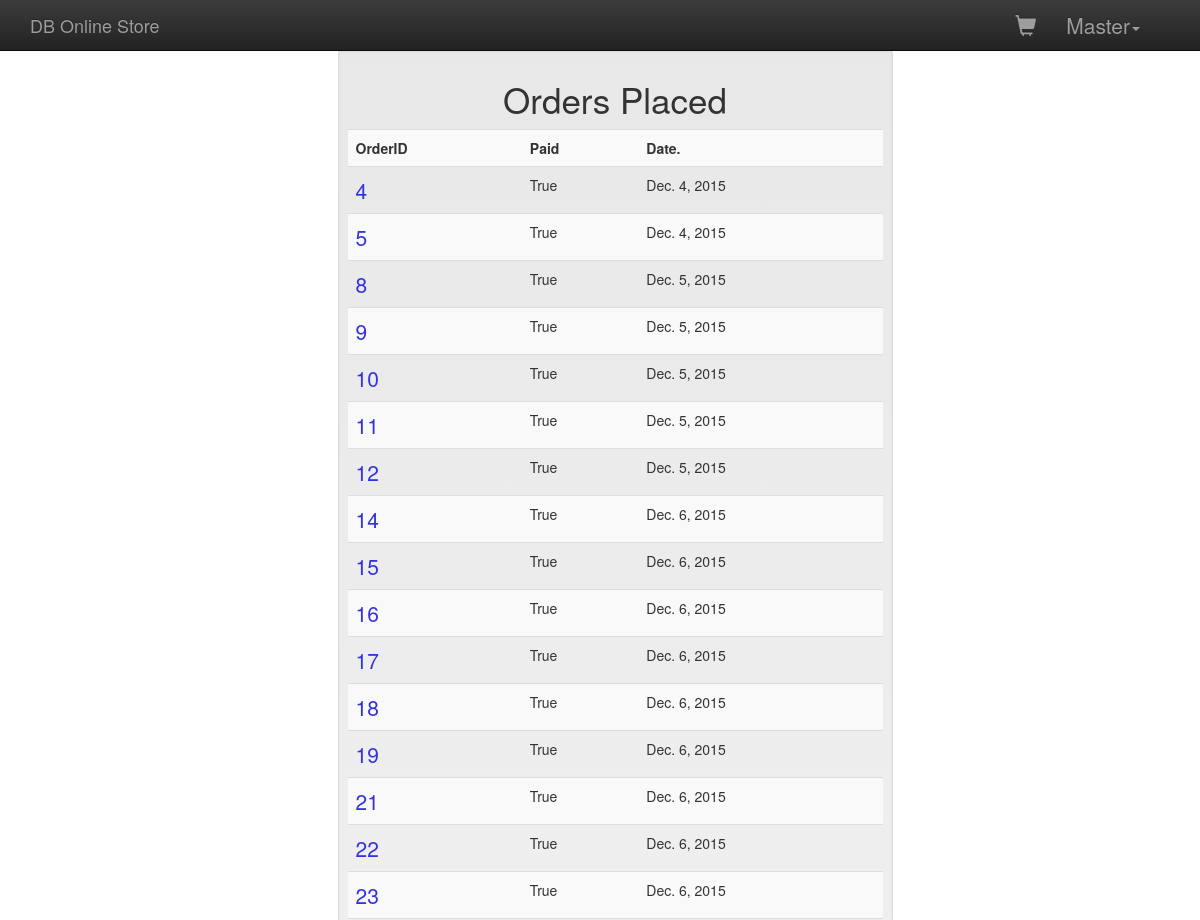
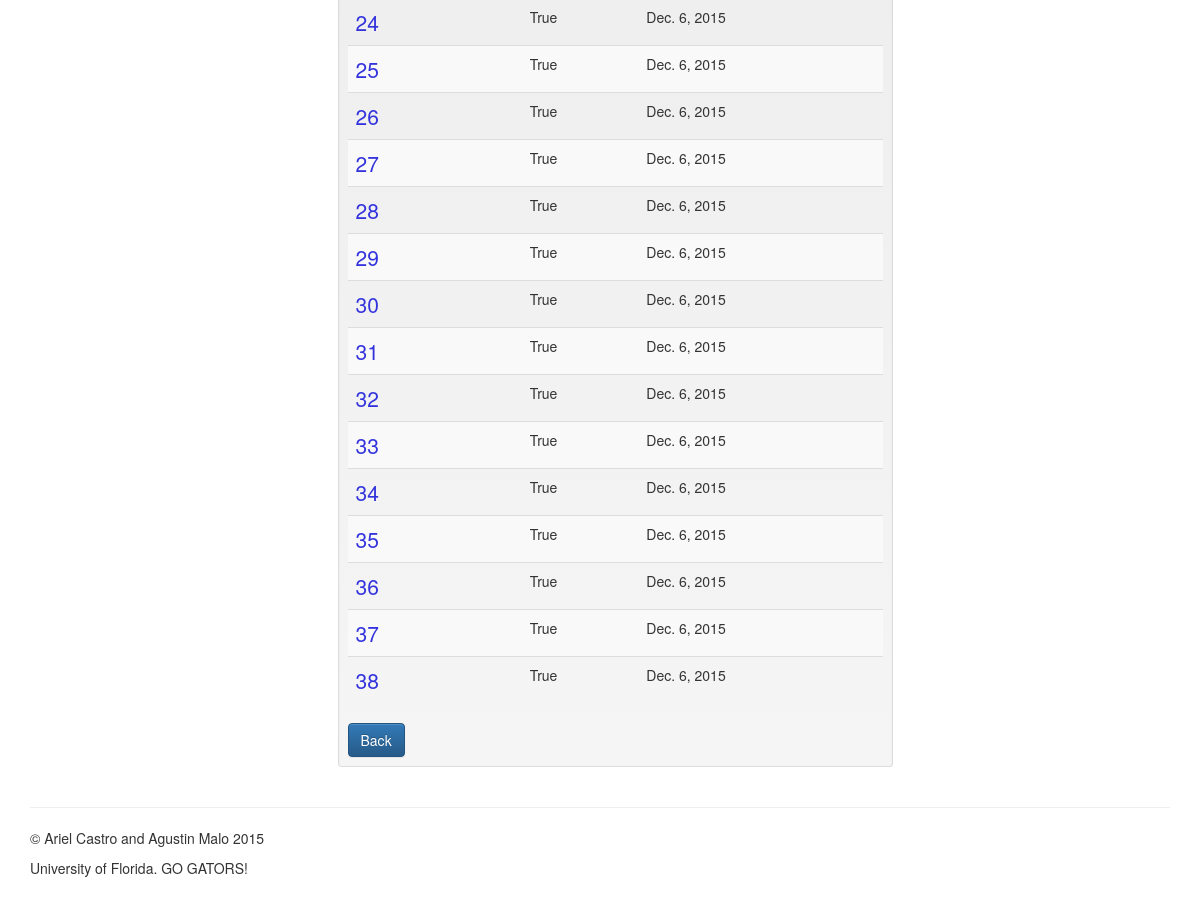
/account/orders/ (signed in), run on the app's committed database (2 pictures, top to bottom).
### main_store/models.py (models this page shows, shortened)
class OrderRelation(models.Model):
    order = models.ForeignKey('Order')
    user = models.ForeignKey('accounts.UserProfile')

class Order(models.Model):
    date = models.DateField(auto_now=False, auto_now_add=True)
    paid = models.BooleanField(default=1)

### accounts/views.py (the view)
# urls.py: url(r'^account/orders/$', accountsViews.orders, name='orders'),
@login_required
def orders(request):
    inventoryErrorMessage = ""
    current_user = request.user
    user_id = current_user.id
    user_profile = UserProfile.objects.get(user_id=user_id)
    if request.method == 'POST':
        print "IN order POST"
        cartCollection = Cart.objects.filter(user_id=user_profile.id)
        noInventoryIssue = True;
        for cart in cartCollection:
            product_id = cart.product_id
            invProduct = Product.objects.get(id=product_id)
            print " cart " + `cart.quantity`
            print " stock " + `invProduct.stock_quantity`
            if cart.quantity > invProduct.stock_quantity:
                noInventoryIssue = False;
                inventoryErrorMessage = cart.product.name
        if cartCollection and noInventoryIssue:
            newOrder = Order()
            print newOrder.date
            print newOrder.paid
            newOrder.save()
            orderRelation = OrderRelation(order_id=newOrder.id, user_id=user_profile.id)
            orderRelation.save()
            for cart in cartCollection:
                product_id = cart.product_id
                invProduct = Product.objects.get(id=product_id)
                in_stock = invProduct.stock_quantity
                order_quantity = cart.quantity
                in_stock -= order_quantity
                invProduct.stock_quantity = in_stock
                invProduct.save()
                containRelationship= Contain(quantity=cart.quantity, order_id=newOrder.id, product_id=cart.product_id)
                containRelationship.save()
                cart.delete()
        else:
            Cart.objects.all().delete()
        orders = OrderRelation.objects.filter(user_id=user_profile.id)
    else:
        print "IN order get"
        orders = OrderRelation.objects.filter(user_id=user_profile.id)
    return render(request, 'accounts/orders.html', {
        'orders': orders,
        'inventoryErrorMessage': inventoryErrorMessage,
    })

### db_online_store/templates/accounts/orders.html (shortened to what this page needs)
{% extends "base.html" %}
{% block content %}
<div class="container">
    <div class="row">
        <div class="col-sm-3 col-md-3"></div>
        <div class="col-xs-12 col-sm-6 col-md-6">
            <div class="well well-sm">
                <h2 class="text-center">Orders Placed</h2>
                <table class="table table-striped">
                <tr>
                    <th>OrderID</th>
                    <th>Paid</th>
                    <th>Date.</th>
                </tr>
                {% for orderRelation in orders %}
                <tr>
                    <td ><a href="{% url 'order_detail' orderRelation.order.id %}">{{ orderRelation.order.id }}</a></td>
                    <td>{{ orderRelation.order.paid }}</td>
                    <td>{{ orderRelation.order.date}}</td>
                </tr>
                {% endfor %}
                </table>
                <div class="btn-group">
                            <a href="{% url 'account' %}" type="button" class="btn btn-primary">Back</a>
                </div>
            </div>
        </div>
        <div class="col-sm-3 col-md-3"></div>
    </div>
</div>
{% endblock content %}

### db_online_store/templates/base.html (shortened to what this page needs)
{% load staticfiles %}
<!doctype html>
<html>
<head>
	<link rel="stylesheet" href="https://maxcdn.bootstrapcdn.com/bootstrap/3.3.5/css/bootstrap.min.css">
	<link rel="stylesheet" href="https://maxcdn.bootstrapcdn.com/bootstrap/3.3.5/css/bootstrap-theme.min.css">
	<link rel="stylesheet" type="text/css" href="{% static 'main.css' %}">
</head>
<body class="container">
	<nav class="navbar navbar-inverse navbar-fixed-top">
		<div class="container">
			<div class="navbar-header">
				<a class="navbar-brand" href="/">DB Online Store</a>
			</div>
			<div id="navbar" class="navbar-collapse collapse">
					{% if user.is_anonymous %}
					<a class="btn btn-success" href="{% url 'login' %}">Login</a>
					<a class="btn btn-success" href="{% url 'register' %}">Sign up</a>
					{% else %}
				<ul class="nav navbar-nav navbar-right">
					<li><a class="glyphicon glyphicon-shopping-cart" href="{% url 'cart' %}"></a></li>
					<li class="dropdown">
						<a href="" class="dropdown-toggle" data-toggle="dropdown" role="button" aria-haspopup="true" aria-expanded="false">{{ user.first_name | capfirst }}<span class="caret"></span></a>
					</li>
				</ul>
					{% endif %}
			</div>
		</div>
	</nav>
	{% block content %}
	{% endblock content %}
	<hr>
	<footer>
		<p>&copy; Ariel Castro and Agustin Malo 2015</p>
		<p>University of Florida. GO GATORS!</p>
	</footer>
	</body>
	</html>

### db_online_store/static/main.css (style rules this page uses)
h1, h2, h3 { font-size: 2.5em; }
a { font-size: 1.5em; }
ul { list-style-type: none; }
a { text-decoration: none; color: #33D; }
body { padding-top: 50px; padding-bottom: 20px; }

### data on the page
OrderRelation: order.id "4", order.paid "True", order "Dec. 4, 2015"
OrderRelation: order.id "5", order.paid "True", order "Dec. 4, 2015"
OrderRelation: order.id "8", order.paid "True", order "Dec. 5, 2015"
OrderRelation: order.id "9", order.paid "True", order "Dec. 5, 2015"
OrderRelation: order.id "10", order.paid "True", order "Dec. 5, 2015"
OrderRelation: order.id "11", order.paid "True", order "Dec. 5, 2015"
OrderRelation: order.id "12", order.paid "True", order "Dec. 5, 2015"
OrderRelation: order.id "14", order.paid "True", order "Dec. 6, 2015"
OrderRelation: order.id "15", order.paid "True", order "Dec. 6, 2015"
OrderRelation: order.id "16", order.paid "True", order "Dec. 6, 2015"
OrderRelation: order.id "17", order.paid "True", order "Dec. 6, 2015"
OrderRelation: order.id "18", order.paid "True", order "Dec. 6, 2015"
OrderRelation: order.id "19", order.paid "True", order "Dec. 6, 2015"
OrderRelation: order.id "21", order.paid "True", order "Dec. 6, 2015"
OrderRelation: order.id "22", order.paid "True", order "Dec. 6, 2015"
OrderRelation: order.id "23", order.paid "True", order "Dec. 6, 2015"
OrderRelation: order.id "24", order.paid "True", order "Dec. 6, 2015"
OrderRelation: order.id "25", order.paid "True", order "Dec. 6, 2015"
OrderRelation: order.id "26", order.paid "True", order "Dec. 6, 2015"
OrderRelation: order.id "27", order.paid "True", order "Dec. 6, 2015"
OrderRelation: order.id "28", order.paid "True", order "Dec. 6, 2015"
OrderRelation: order.id "29", order.paid "True", order "Dec. 6, 2015"
OrderRelation: order.id "30", order.paid "True", order "Dec. 6, 2015"
OrderRelation: order.id "31", order.paid "True", order "Dec. 6, 2015"
OrderRelation: order.id "32", order.paid "True", order "Dec. 6, 2015"
OrderRelation: order.id "33", order.paid "True", order "Dec. 6, 2015"
OrderRelation: order.id "34", order.paid "True", order "Dec. 6, 2015"
OrderRelation: order.id "35", order.paid "True", order "Dec. 6, 2015"
OrderRelation: order.id "36", order.paid "True", order "Dec. 6, 2015"
OrderRelation: order.id "37", order.paid "True", order "Dec. 6, 2015"
OrderRelation: order.id "38", order.paid "True", order "Dec. 6, 2015"

### other printed values
{{ user.first_name | capfirst }} "Master"
